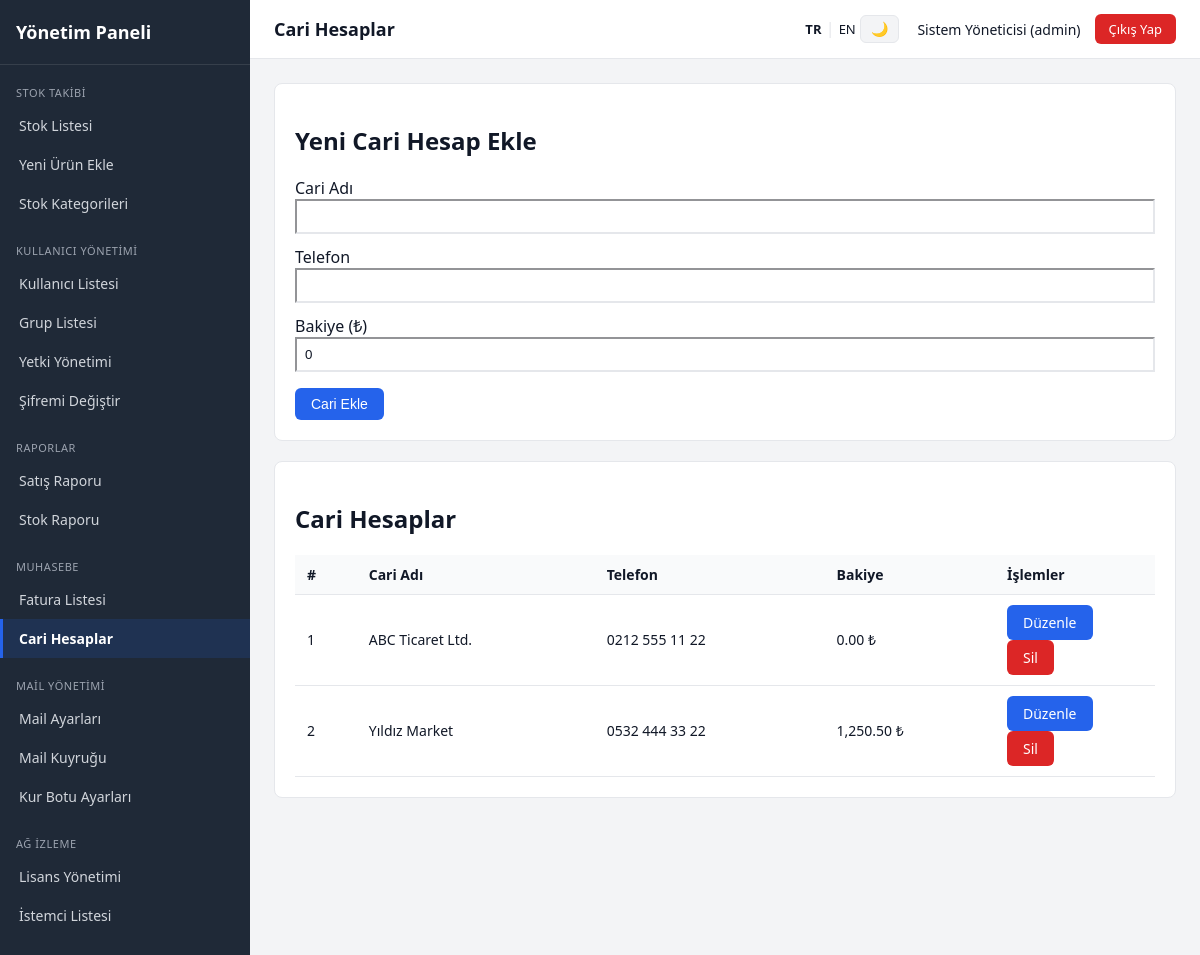
/index.php?page=cari_hesaplar (signed in), run on the app's committed database.
### tables this page shows
CREATE TABLE menus (
    id INT AUTO_INCREMENT PRIMARY KEY,
    module_id INT NOT NULL,
    parent_id INT DEFAULT NULL,
    page_id INT DEFAULT NULL,
    menu_title VARCHAR(150) NOT NULL,
    icon VARCHAR(50) DEFAULT NULL,
    sort_order INT DEFAULT 0,
    is_active TINYINT(1) DEFAULT 1,
    FOREIGN KEY (module_id) REFERENCES modules(id) ON DELETE CASCADE,
    FOREIGN KEY (page_id) REFERENCES pages(id) ON DELETE SET NULL,
    FOREIGN KEY (parent_id) REFERENCES menus(id) ON DELETE CASCADE
);

CREATE TABLE pages (
    id INT AUTO_INCREMENT PRIMARY KEY,
    module_id INT NOT NULL,
    page_key VARCHAR(100) NOT NULL UNIQUE,
    page_title VARCHAR(150) NOT NULL,
    file_path VARCHAR(255) NOT NULL,
    sort_order INT DEFAULT 0,
    is_active TINYINT(1) DEFAULT 1,
    created_at DATETIME DEFAULT CURRENT_TIMESTAMP,
    FOREIGN KEY (module_id) REFERENCES modules(id) ON DELETE CASCADE
);

CREATE TABLE cari_hesaplar (
    id INT AUTO_INCREMENT PRIMARY KEY,
    cari_adi VARCHAR(150) NOT NULL,
    telefon VARCHAR(30) DEFAULT NULL,
    bakiye DECIMAL(10,2) NOT NULL DEFAULT 0,
    created_at DATETIME DEFAULT CURRENT_TIMESTAMP
);

### includes/lang.php (called while the page is built, shortened)
<?php
function currentLang(): string
{
    $lang = $_COOKIE['panel_lang'] ?? 'tr';
    return in_array($lang, ['tr', 'en'], true) ? $lang : 'tr';
}
function currentTheme(): string
{
    $theme = $_COOKIE['panel_theme'] ?? 'light';
    return in_array($theme, ['light', 'dark'], true) ? $theme : 'light';
}
function t(string $key): string
{
    $lang = currentLang();
    return $GLOBALS['__PANEL_STRINGS'][$lang][$key] ?? $key;
}

### includes/functions.php (called while the page is built, shortened)
<?php
function getPageByKey(PDO $pdo, string $pageKey): ?array
{
    $stmt = $pdo->prepare(
        "SELECT p.*, m.module_name, m.module_key
         FROM pages p
         INNER JOIN modules m ON m.id = p.module_id
         WHERE p.page_key = :page_key AND p.is_active = 1
         LIMIT 1"
    );
    $stmt->execute(['page_key' => $pageKey]);
    $page = $stmt->fetch();
    return $page ?: null;
}
function groupHasPermission(PDO $pdo, int $groupId, int $pageId, string $action): bool
{
    $column = match ($action) {
        'view'   => 'can_view',
        'add'    => 'can_add',
        'update' => 'can_update',
        'delete' => 'can_delete',
        default  => null,
    };
    $stmt = $pdo->prepare(
        "SELECT {$column} FROM group_page_permissions
         WHERE group_id = :group_id AND page_id = :page_id
         LIMIT 1"
    );
    $stmt->execute(['group_id' => $groupId, 'page_id' => $pageId]);
    $row = $stmt->fetch();
    return $row && (int)$row[$column] === 1;
}
function getMenuForGroup(PDO $pdo, int $groupId): array
{
    $sql = "
        SELECT
            mo.id            AS module_id,
            mo.module_name,
            mo.module_key,
            mo.icon          AS module_icon,
            mo.sort_order    AS module_sort,
            me.id            AS menu_id,
            me.menu_title,
            me.icon          AS menu_icon,
            me.sort_order    AS menu_sort,
            pg.page_key,
            pg.page_title
        FROM group_page_permissions gpp
        INNER JOIN pages pg   ON pg.id = gpp.page_id
        INNER JOIN modules mo ON mo.id = pg.module_id
        INNER JOIN menus me   ON me.page_id = pg.id
        WHERE gpp.group_id = :group_id
          AND gpp.can_view = 1
          AND pg.is_active = 1
          AND mo.is_active = 1
          AND me.is_active = 1
        ORDER BY mo.sort_order ASC, me.sort_order ASC
    ";
    $stmt = $pdo->prepare($sql);
    $stmt->execute(['group_id' => $groupId]);
    $rows = $stmt->fetchAll();
    $menu = [];
    foreach ($rows as $row) {
        $modKey = $row['module_key'];
        if (!isset($menu[$modKey])) {
            $menu[$modKey] = [
                'module_id'   => $row['module_id'],
                'module_name' => $row['module_name'],
                'module_icon' => $row['module_icon'],
                'items'       => [],
            ];
        }
        $menu[$modKey]['items'][] = [
            'menu_title' => $row['menu_title'],
            'menu_icon'  => $row['menu_icon'],
            'page_key'   => $row['page_key'],
        ];
    }
    return $menu;
}
function e(string $value): string
{
    return htmlspecialchars($value, ENT_QUOTES, 'UTF-8');
}

### includes/auth.php (called while the page is built, shortened)
<?php
function currentGroupId(): int
{
    return (int)($_SESSION['group_id'] ?? 0);
}
function currentUsername(): string
{
    return $_SESSION['username'] ?? '';
}
function currentFullName(): string
{
    return $_SESSION['full_name'] ?? '';
}
function requirePermission(PDO $pdo, int $pageId, string $action = 'view'): void
{
    $groupId = currentGroupId();
    if (!groupHasPermission($pdo, $groupId, $pageId, $action)) {
        http_response_code(403);
        include __DIR__ . '/../403.php';
        exit;
    }
}

### modules/muhasebe/cariler.php (the view, shortened to what this page needs)
<?php
$editingCari = null;
$cariler = $pdo->query("SELECT * FROM cari_hesaplar ORDER BY cari_adi ASC")->fetchAll();
?>
<?php if ($editingCari): ?>
    <div class="card">
        <h2>Cari Hesabı Düzenle</h2>
        <form method="post" action="index.php?page=cari_hesaplar">
            <input type="hidden" name="update_id" value="<?= (int)$editingCari['id'] ?>">
            <label>Cari Adı</label>
            <input type="text" name="cari_adi" value="<?= e($editingCari['cari_adi']) ?>"
                   style="width:100%;padding:8px;margin-bottom:12px;" required>
            <label>Telefon</label>
            <input type="text" name="telefon" value="<?= e($editingCari['telefon'] ?? '') ?>"
                   style="width:100%;padding:8px;margin-bottom:12px;">
            <label>Bakiye (₺)</label>
            <input type="number" step="0.01" name="bakiye" value="<?= e((string)$editingCari['bakiye']) ?>"
                   style="width:100%;padding:8px;margin-bottom:16px;">
            <button type="submit" class="btn btn-success">Güncelle</button>
            <a href="index.php?page=cari_hesaplar" class="btn" style="background:#e5e7eb;">Vazgeç</a>
        </form>
    </div>
<?php else: ?>
    <?php if ($canAdd): ?>
    <div class="card">
        <h2>Yeni Cari Hesap Ekle</h2>
        <form method="post" action="index.php?page=cari_hesaplar">
            <label>Cari Adı</label>
            <input type="text" name="cari_adi" style="width:100%;padding:8px;margin-bottom:12px;" required>
            <label>Telefon</label>
            <input type="text" name="telefon" style="width:100%;padding:8px;margin-bottom:12px;">
            <label>Bakiye (₺)</label>
            <input type="number" step="0.01" name="bakiye" value="0" style="width:100%;padding:8px;margin-bottom:16px;">
            <button type="submit" class="btn btn-primary">Cari Ekle</button>
        </form>
    </div>
    <?php endif; ?>
    <div class="card">
        <h2>Cari Hesaplar</h2>
        <table class="data-table">
            <thead>
            <tr>
                <th>#</th>
                <th>Cari Adı</th>
               <th>Telefon</th>
                <th>Bakiye</th>
                <?php if ($canUpdate || $canDelete): ?><th style="width:160px;">İşlemler</th><?php endif; ?>
            </tr>
            </thead>
            <tbody>
            <?php foreach ($cariler as $c): ?>
                <tr>
                    <td><?= (int)$c['id'] ?></td>
                    <td><?= e($c['cari_adi']) ?></td>
                    <td><?= e($c['telefon'] ?? '-') ?></td>
                    <td><?= number_format((float)$c['bakiye'], 2) ?> ₺</td>
                    <?php if ($canUpdate || $canDelete): ?>
                        <td>
                            <?php if ($canUpdate): ?>
                                <a href="index.php?page=cari_hesaplar&edit=<?= (int)$c['id'] ?>" class="btn btn-primary">Düzenle</a>
                            <?php endif; ?>
                            <?php if ($canDelete): ?>
                                <a href="index.php?page=cari_hesaplar&delete=<?= (int)$c['id'] ?>"
                                   class="btn btn-danger"
                                   onclick="return confirm('Bu cari hesabı silmek istediğinize emin misiniz?');">Sil</a>
                            <?php endif; ?>
                        </td>
                    <?php endif; ?>
                </tr>
            <?php endforeach; ?>
            </tbody>
        </table>
    </div>
<?php endif; ?>

### includes/header.php (shortened to what this page needs)
<!DOCTYPE html>
<html lang="<?= e(currentLang()) ?>" data-theme="<?= e(currentTheme()) ?>">
<head>
    <link rel="stylesheet" href="assets/css/style.css">
</head>
<body>
<div class="app-shell">
    <aside class="sidebar">
        <div class="sidebar-brand"><?= e(t('brand_title')) ?></div>
        <nav class="sidebar-menu">
            <?php foreach ($menuData as $moduleKey => $module): ?>
                <div class="menu-module">
                    <div class="menu-module-title"><?= e($module['module_name']) ?></div>
                    <ul>
                        <?php foreach ($module['items'] as $item): ?>
                            <li>
                                <a href="index.php?page=<?= urlencode($item['page_key']) ?>"
                                   class="<?= ($currentPageKey ?? '') === $item['page_key'] ? 'active' : '' ?>">
                                    <?= e($item['menu_title']) ?>
                                </a>
                            </li>
                        <?php endforeach; ?>
                    </ul>
                </div>
            <?php endforeach; ?>
        </nav>
    </aside>
    <div class="main-area">
        <header class="topbar">
            <div class="topbar-title"><?= e($pageTitle ?? '') ?></div>
            <div style="display:flex; align-items:center; gap:18px;">
                <div class="topbar-controls">
                    <a href="javascript:void(0)" onclick="panelSwitchLang('tr')"
                       style="font-weight:<?= currentLang() === 'tr' ? '700' : '400' ?>;">TR</a>
                    <span style="color:var(--border-color);">|</span>
                    <a href="javascript:void(0)" onclick="panelSwitchLang('en')"
                       style="font-weight:<?= currentLang() === 'en' ? '700' : '400' ?>;">EN</a>
                    <button type="button" class="btn btn-theme" onclick="panelToggleTheme()"
                            title="<?= currentTheme() === 'light' ? e(t('theme_dark_tooltip')) : e(t('theme_light_tooltip')) ?>">
                        <?= currentTheme() === 'light' ? '🌙' : '☀️' ?>
                    </button>
                </div>
                <div class="topbar-user">
                    <span><?= e(currentFullName()) ?> (<?= e(currentUsername()) ?>)</span>
                    <a href="logout.php" class="btn-logout"><?= e(t('logout')) ?></a>
                </div>
            </div>
        </header>
        <main class="content-area">

### assets/css/style.css (style rules this page uses)
:root { --sidebar-bg: #1f2937; --sidebar-text: #d1d5db; --sidebar-active: #2563eb; --topbar-bg: #ffffff; --content-bg: #f3f4f6; --border-color: #e5e7eb; --text-dark: #111827; --accent: #2563eb; --danger: #dc2626; --success: #16a34a; --card-bg: #ffffff; --table-header-bg: #f9fafb; --input-bg: #ffffff; }
* { box-sizing: border-box; }
body { margin: 0; font-family: 'Segoe UI', Arial, sans-serif; background: var(--content-bg); color: var(--text-dark); }
.app-shell { display: flex; min-height: 100vh; }
.sidebar { width: 250px; background: var(--sidebar-bg); color: var(--sidebar-text); flex-shrink: 0; padding: 0 0 20px 0; }
.sidebar-brand { padding: 20px 16px; font-size: 18px; font-weight: 600; color: #fff; border-bottom: 1px solid rgba(255,255,255,0.1); }
.menu-module { margin-top: 14px; }
.menu-module-title { font-size: 11px; text-transform: uppercase; letter-spacing: 0.05em; color: #9ca3af; padding: 6px 16px; }
.sidebar-menu ul { list-style: none; margin: 0; padding: 0; }
.sidebar-menu a { display: block; padding: 10px 16px; color: var(--sidebar-text); text-decoration: none; font-size: 14px; border-left: 3px solid transparent; }
.sidebar-menu a.active { background: rgba(37,99,235,0.15); border-left-color: var(--sidebar-active); color: #fff; font-weight: 600; }
.main-area { flex: 1; display: flex; flex-direction: column; min-width: 0; }
.topbar { background: var(--topbar-bg); border-bottom: 1px solid var(--border-color); padding: 14px 24px; display: flex; align-items: center; justify-content: space-between; }
.topbar-title { font-size: 18px; font-weight: 600; }
.topbar-user { display: flex; align-items: center; gap: 14px; font-size: 14px; }
.btn-logout { background: var(--danger); color: #fff; padding: 6px 14px; border-radius: 6px; text-decoration: none; font-size: 13px; }
.content-area { padding: 24px; flex: 1; }
.card { background: var(--card-bg); border: 1px solid var(--border-color); border-radius: 8px; padding: 20px; margin-bottom: 20px; }
table.data-table { width: 100%; border-collapse: collapse; font-size: 14px; }
table.data-table th, table.data-table td { text-align: left; padding: 10px 12px; border-bottom: 1px solid var(--border-color); }
table.data-table th { background: var(--table-header-bg); font-weight: 600; color: var(--text-dark); }
table.data-table td { color: var(--text-dark); }
.btn { display: inline-block; padding: 8px 16px; border-radius: 6px; text-decoration: none; font-size: 14px; border: none; cursor: pointer; }
.btn-primary { background: var(--accent); color: #fff; }
.btn-danger { background: var(--danger); color: #fff; }
.content-area input, .content-area select, .content-area textarea { background: var(--input-bg); color: var(--text-dark); border-color: var(--border-color); }
.topbar-controls a { text-decoration: none; color: var(--text-dark); font-size: 13px; }
.topbar-controls .btn-theme { background: var(--content-bg); border: 1px solid var(--border-color); padding: 5px 10px; font-size: 14px; }

### data on the page
menus: menu_title "Stok Listesi"
menus: menu_title "Yeni Ürün Ekle"
menus: menu_title "Stok Kategorileri"
menus: menu_title "Kullanıcı Listesi"
menus: menu_title "Grup Listesi"
menus: menu_title "Yetki Yönetimi"
menus: menu_title "Şifremi Değiştir"
menus: menu_title "Satış Raporu"
menus: menu_title "Stok Raporu"
menus: menu_title "Fatura Listesi"
menus: menu_title "Cari Hesaplar"
menus: menu_title "Mail Ayarları"
menus: menu_title "Mail Kuyruğu"
menus: menu_title "Kur Botu Ayarları"
menus: menu_title "Lisans Yönetimi"
menus: menu_title "İstemci Listesi"
pages: page_title "Cari Hesaplar"
cari_hesaplar: id "1", cari_adi "ABC Ticaret Ltd.", telefon "0212 555 11 22", bakiye "0.00"
cari_hesaplar: id "2", cari_adi "Yıldız Market", telefon "0532 444 33 22", bakiye "1,250.50"

### other printed values
t('brand_title') "Yönetim Paneli"
$module['module_name'] "STOK TAKIBI"
$module['module_name'] "KULLANICI YÖNETIMI"
$module['module_name'] "RAPORLAR"
$module['module_name'] "MUHASEBE"
$module['module_name'] "MAIL YÖNETIMI"
$module['module_name'] "AĞ İZLEME"
currentFullName() "Sistem Yöneticisi"
currentUsername() "admin"
t('logout') "Çıkış Yap"
